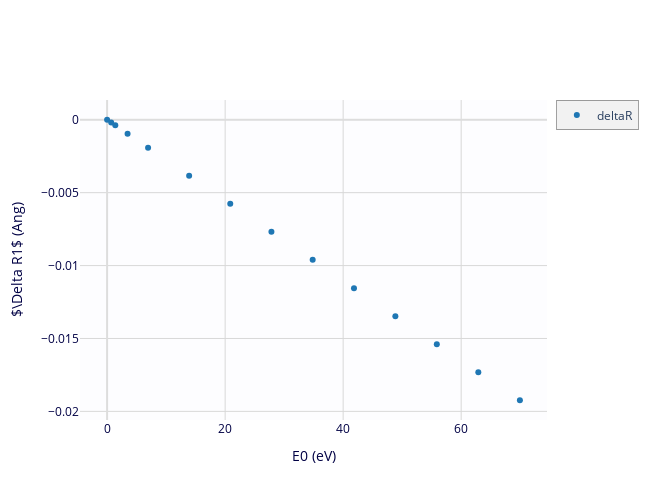

The notebook cell saved with this chart:
### Code cell
# We can see that an error in angular offset is more pronounced at high energy, 
# or lower angle. On the other hand, a bad value for d-spacing gives a slightly less 
# energy-dependent error (less of a "chromatic aberration").  
#
# When calibrating a monochromator, it is important to use a wide range of 
# energies to set the d-spacing and angular offset.

# But: how far off do you have to be to see real errors in EXAFS results?

e0val = []
delr1 = []

for theta_off in (0.000, 0.001, 0.002, 0.005, 0.010, 0.020, 0.03, 
                  0.04, 0.050, 0.06, 0.07, 0.08, 0.09, 0.10):
    new_dat = change_calib(cudat, dspace, theta_off=theta_off)

    out = fit_cu_1stshell(new_dat, full_report=False, with_plot=False)
    
    e0val.append(new_dat.e0-cudat.e0) 
    delr1.append(out.params['del_r'].value -0.00155)
   
f = plot(e0val, delr1, marker='o', linewidth=0.0002, xlabel='E0 (eV)', ylabel='$\Delta R1$ (Ang)', label='deltaR')

### Figure 1 — Plotly figure (JSON) as saved in the notebook; plotly's stock layout.template omitted (floating-point values rounded to 4 significant figures)
{"data": [{"line": {"color": "#1f77b4", "width": 0.0002}, "name": "deltaR", "type": "scatter", "uid": "23b674ce-8b7e-4eb8-b9a1-96a4ce6b4390", "x": [0, 0.694, 1.388, 3.471, 6.945, 13.9, 20.87, 27.85, 34.84, 41.84, 48.85, 55.87, 62.91, 69.95], "y": [2.564e-06, -0.0001896, -0.0003818, -0.0009584, -0.001919, -0.003841, -0.005763, -0.007685, -0.009606, -0.01155, -0.01347, -0.01539, -0.01732, -0.01924]}], "layout": {"height": 500, "hovermode": "closest", "legend": {"bgcolor": "#F2F2F2", "borderwidth": 0.5}, "plot_bgcolor": "#FDFDFF", "showlegend": true, "title": {}, "width": 650, "xaxis": {"color": "#004", "gridcolor": "#D8D8D8", "showgrid": true, "title": {"text": "E0 (eV)"}, "zerolinecolor": "#DDD"}, "yaxis": {"color": "#004", "gridcolor": "#D8D8D8", "showgrid": true, "title": {"text": "$\\Delta R1$ (Ang)"}, "zerolinecolor": "#DDD"}}}
